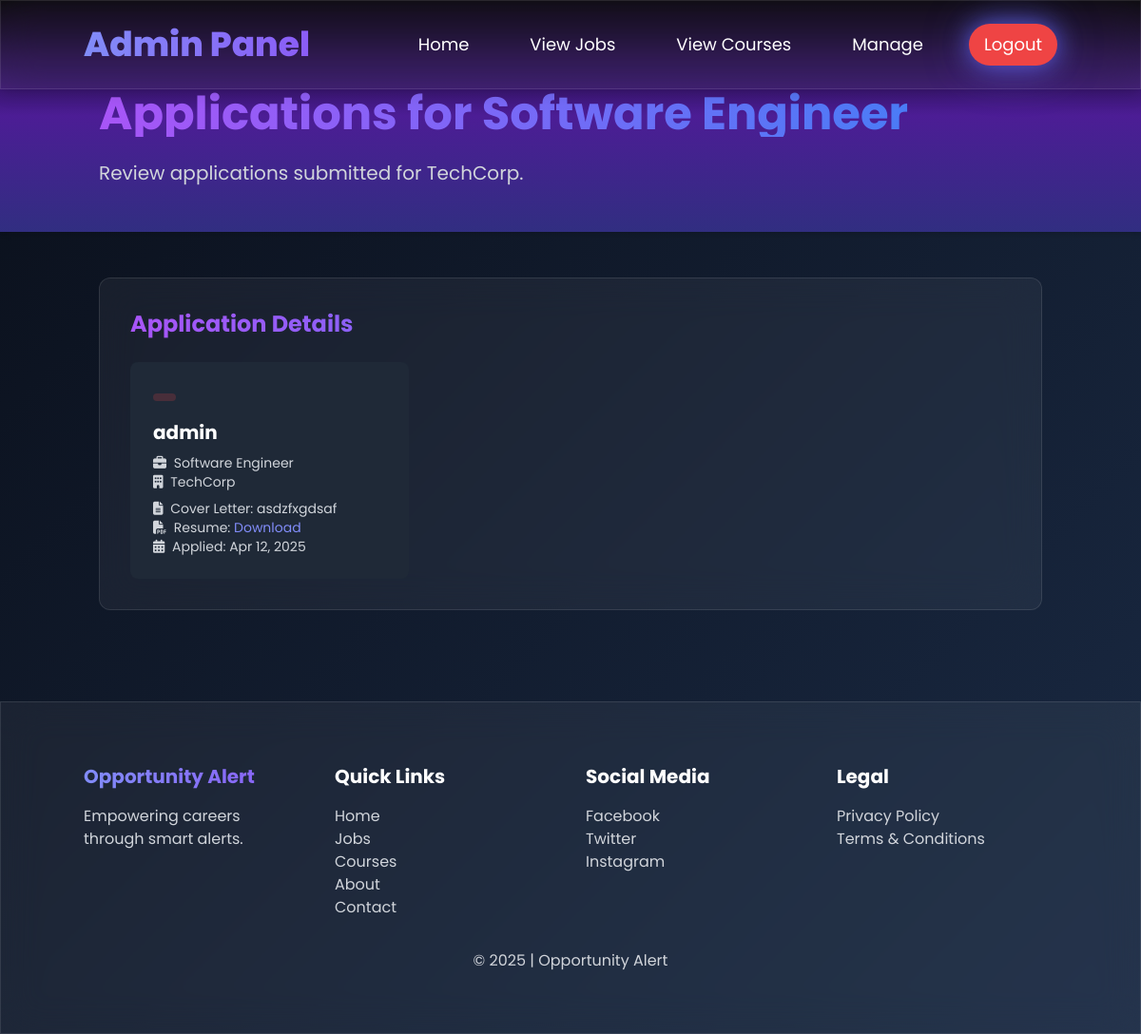
The app's page /view-applications.php?job_id=1 (signed in) with its own data.
### tables this page shows
CREATE TABLE `jobs` (
  `id` int(11) NOT NULL,
  `title` varchar(100) NOT NULL,
  `description` text NOT NULL,
  `company` varchar(100) NOT NULL,
  `location` varchar(100) DEFAULT NULL,
  `field` varchar(50) NOT NULL,
  `interest` varchar(50) NOT NULL,
  `posted_at` timestamp NOT NULL DEFAULT current_timestamp(),
  `expiration_date` date NOT NULL DEFAULT '2025-12-31',
  `bg_image` longblob DEFAULT NULL
);

CREATE TABLE `applications` (
  `id` int(11) NOT NULL,
  `user_id` int(11) NOT NULL,
  `job_id` int(11) NOT NULL,
  `resume_path` varchar(255) NOT NULL,
  `cover_letter` text DEFAULT NULL,
  `status` enum('pending','approved','disapproved') DEFAULT 'pending',
  `applied_at` timestamp NOT NULL DEFAULT current_timestamp()
);

CREATE TABLE `users` (
  `id` int(11) NOT NULL,
  `username` varchar(50) NOT NULL,
  `password` varchar(255) NOT NULL,
  `role` enum('user','admin') NOT NULL DEFAULT 'user',
  `email` varchar(100) NOT NULL,
  `created_at` timestamp NOT NULL DEFAULT current_timestamp()
);

### view-applications.php (the view, shortened to what this page needs)
<?php
$conn = new mysqli("localhost", "root", "", "opportunity_alert");
$job_id = isset($_GET['job_id']) ? intval($_GET['job_id']) : 0;
$sql = "SELECT title, company FROM jobs WHERE id = ?";
$stmt = $conn->prepare($sql);
$stmt->bind_param("i", $job_id);
$stmt->execute();
$job = $stmt->get_result()->fetch_assoc();
$applications_sql = "SELECT a.id, a.user_id, a.resume_path, a.cover_letter, a.status, a.applied_at,
                    u.username
                    FROM applications a
                    JOIN users u ON a.user_id = u.id
                    WHERE a.job_id = ?
                    ORDER BY a.applied_at DESC";
$stmt = $conn->prepare($applications_sql);
$stmt->bind_param("i", $job_id);
$stmt->execute();
$applications_result = $stmt->get_result();
?>
<!DOCTYPE html>
<html lang="en">
<head>
    <link href="https://cdn.jsdelivr.net/npm/tailwindcss@2.2.19/dist/tailwind.min.css" rel="stylesheet">
    <link rel="stylesheet" href="https://cdnjs.cloudflare.com/ajax/libs/animate.css/4.1.1/animate.min.css"/>
    <link rel="stylesheet" href="https://cdnjs.cloudflare.com/ajax/libs/font-awesome/6.4.0/css/all.min.css">
</head>
<body class="text-white min-h-screen">
    <nav class="glass p-4 md:p-6 shadow-lg fixed w-full top-0 z-50">
        <div class="container mx-auto flex flex-col md:flex-row justify-between items-center">
            <h1 class="text-3xl md:text-4xl font-extrabold bg-gradient-to-r from-indigo-400 to-purple-500 bg-clip-text text-transparent animate__animated animate__pulse">Admin Panel</h1>
            <div class="mt-4 md:mt-0 space-x-4 md:space-x-8 text-base md:text-lg flex items-center">
                <a href="index.php" class="neon-hover px-4 py-2 rounded-full hover:bg-indigo-500/20 transition">Home</a>
                <a href="jobs.php" class="neon-hover px-4 py-2 rounded-full hover:bg-indigo-500/20 transition">View Jobs</a>
                <a href="courses.php" class="neon-hover px-4 py-2 rounded-full hover:bg-indigo-500/20 transition">View Courses</a>
                <a href="admin-register.php" class="neon-hover px-4 py-2 rounded-full hover:bg-indigo-500/20 transition">Manage</a>
                <a href="logout.php" class="bg-red-500 px-4 py-2 rounded-full neon-glow">Logout</a>
            </div>
        </div>
    </nav>
    <header class="bg-gradient-to-r from-indigo-900 via-purple-900 to-black pt-24 pb-12 relative shadow-md">
        <div class="container mx-auto px-4 relative z-10">
            <h1 class="text-4xl md:text-5xl font-bold section-title mb-6 animate__animated animate__fadeIn">Applications for <?php echo htmlspecialchars($job['title']); ?></h1>
            <p class="text-xl text-gray-300 animate__animated animate__fadeIn animate__delay-1s">Review applications submitted for <?php echo htmlspecialchars($job['company']); ?>.</p>
        </div>
        <div class="absolute inset-0 bg-gradient-to-t from-black/50 to-transparent"></div>
    </header>
    <section class="container mx-auto py-12 px-4">
        <div class="glass p-8 rounded-xl card-hover animate__animated animate__fadeIn">
            <h3 class="text-2xl font-bold section-title mb-6">Application Details</h3>
            <?php if ($applications_result->num_rows > 0): ?>
                <div class="grid grid-cols-1 md:grid-cols-2 lg:grid-cols-3 gap-6">
                    <?php while ($app = $applications_result->fetch_assoc()): ?>
                        <div class="bg-gray-800 rounded-lg p-6 card-hover">
                            <div>
                                <span class="inline-block px-3 py-1 rounded-full text-sm <?php
                                    echo $app['status'] === 'pending' ? 'status-pending' :
                                         ($app['status'] === 'approved' ? 'status-approved' : 'status-disapproved');
                                ?>">
                                </span>
                                <h4 class="text-xl font-bold mt-3 mb-2"><?php echo htmlspecialchars($app['username']); ?></h4>
                                <p class="text-sm text-gray-300"><i class="fas fa-briefcase mr-1"></i> <?php echo htmlspecialchars($job['title']); ?></p>
                                <p class="text-sm text-gray-300"><i class="fas fa-building mr-1"></i> <?php echo htmlspecialchars($job['company']); ?></p>
                                <p class="text-sm text-gray-300 mt-2"><i class="fas fa-file-alt mr-1"></i> Cover Letter: <?php echo htmlspecialchars($app['cover_letter'] ?: 'None'); ?></p>
                                <p class="text-sm text-gray-300"><i class="fas fa-file-pdf mr-1"></i> Resume: <a href="<?php echo htmlspecialchars($app['resume_path']); ?>" class="text-indigo-400 hover:underline" target="_blank">Download</a></p>
                                <p class="text-sm text-gray-300"><i class="fas fa-calendar-alt mr-1"></i> Applied: <?php echo date("M d, Y", strtotime($app['applied_at'])); ?></p>
                            </div>
                        </div>
                    <?php endwhile; ?>
                </div>
            <?php else: ?>
                <p class="text-gray-300 text-center">No applications for this job yet.</p>
            <?php endif; ?>
        </div>
    </section>
    <footer class="glass py-16 mt-12">
        <div class="container mx-auto grid grid-cols-1 md:grid-cols-4 gap-8 text-center md:text-left">
            <div>
                <h3 class="text-xl font-bold mb-4 bg-gradient-to-r from-indigo-400 to-purple-500 bg-clip-text text-transparent">Opportunity Alert</h3>
                <p class="text-gray-300">Empowering careers through smart alerts.</p>
            </div>
            <div>
                <h3 class="text-xl font-bold mb-4">Quick Links</h3>
                <a href="index.php" class="block text-gray-300 hover:text-indigo-400">Home</a>
                <a href="jobs.php" class="block text-gray-300 hover:text-indigo-400">Jobs</a>
                <a href="courses.php" class="block text-gray-300 hover:text-indigo-400">Courses</a>
                <a href="about.php" class="block text-gray-300 hover:text-indigo-400">About</a>
                <a href="contact.php" class="block text-gray-300 hover:text-indigo-400">Contact</a>
            </div>
            <div>
                <h3 class="text-xl font-bold mb-4">Social Media</h3>
                <a href="#" class="block text-gray-300 hover:text-indigo-400">Facebook</a>
                <a href="#" class="block text-gray-300 hover:text-indigo-400">Twitter</a>
                <a href="#" class="block text-gray-300 hover:text-indigo-400">Instagram</a>
            </div>
            <div>
                <h3 class="text-xl font-bold mb-4">Legal</h3>
                <a href="#" class="block text-gray-300 hover:text-indigo-400">Privacy Policy</a>
                <a href="#" class="block text-gray-300 hover:text-indigo-400">Terms & Conditions</a>
            </div>
        </div>
        <p class="text-center text-gray-300 mt-8">© 2025 | Opportunity Alert</p>
    </footer>
</body>
</html>

### view-applications.php (style rules this page uses)
body { background: linear-gradient(135deg, #0a0f1a 0%, #1a2a44 100%); font-family: 'Poppins', sans-serif; overflow-x: hidden; }
.glass { background: rgba(255, 255, 255, 0.05); backdrop-filter: blur(20px); border: 1px solid rgba(255, 255, 255, 0.1); }
.neon-glow { box-shadow: 0 0 25px rgba(99, 102, 241, 0.8), 0 0 50px rgba(99, 102, 241, 0.4); }
.section-title { background: linear-gradient(90deg, #a855f7, #3b82f6); -webkit-background-clip: text; background-clip: text; color: transparent; }
.status-disapproved { background: rgba(239, 68, 68, 0.2); color: #ef4444; }

### records on screen
jobs: company "TechCorp"
applications: user.username "admin", job.title "Software Engineer", job.company "TechCorp", cover_letter "asdzfxgdsaf", applied_at "Apr 12, 2025"
